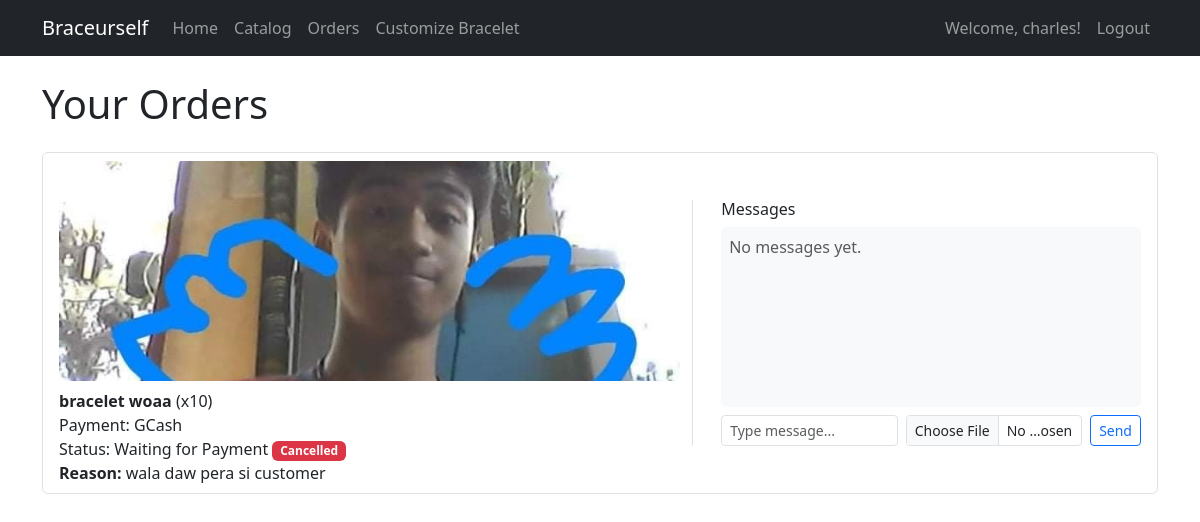
Page /orders/ (signed in) on the earlier database version.
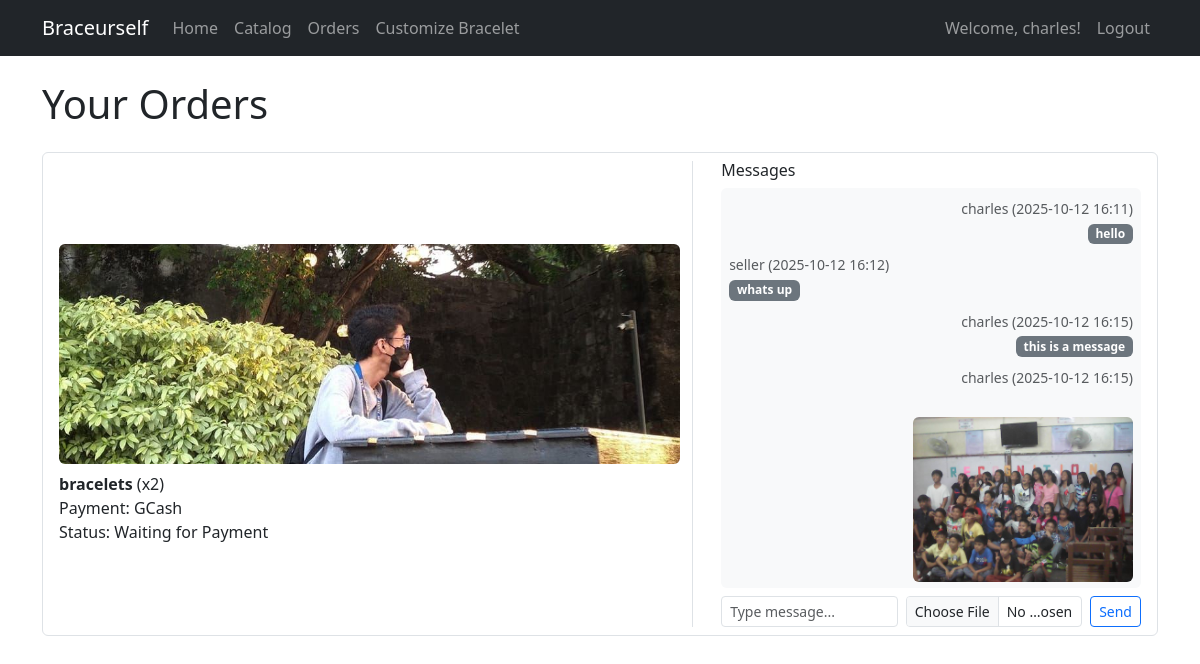
Same page on the later database version.
### shop/models.py (models this page shows, shortened)
class Order(models.Model):
    STATUS_CHOICES = [
        ('waiting', 'Waiting for Payment'),
        ('pending', 'Pending Creation'),
        ('created', 'Finished Creating the Bracelet'),
        ('delivering', 'Bracelet is Being Delivered'),
        ('delivered', 'Bracelet Delivered'),
    ]
    PAYMENT_CHOICES = [
        ('gcash', 'GCash'),
        ('maya', 'Maya'),
    ]
    customer = models.ForeignKey(User, on_delete=models.CASCADE)
    product = models.ForeignKey(Product, on_delete=models.CASCADE)
    quantity = models.PositiveIntegerField()
    payment_type = models.CharField(max_length=20, choices=PAYMENT_CHOICES)
    status = models.CharField(max_length=20, choices=STATUS_CHOICES, default='waiting')
    created_at = models.DateTimeField(auto_now_add=True)
    done = models.BooleanField(default=False)
    cancelled = models.BooleanField(default=False)
    cancel_reason = models.TextField(blank=True, null=True)

class Product(models.Model):
    name = models.CharField(max_length=100)
    price = models.DecimalField(max_digits=8, decimal_places=2)
    image = models.ImageField(upload_to='product_images/')
    created_by = models.ForeignKey(SellerProfile, on_delete=models.CASCADE)
    stock = models.PositiveIntegerField(default=0)

class OrderMessage(models.Model):
    order = models.ForeignKey('Order', on_delete=models.CASCADE, related_name='messages')
    sender = models.ForeignKey(User, on_delete=models.CASCADE)
    text = models.TextField(blank=True)
    image = models.ImageField(upload_to='order_messages/', blank=True, null=True)
    timestamp = models.DateTimeField(auto_now_add=True)

### shop/views.py (the view, shortened to what this page needs)
# urls.py: path('orders/', views.order_list, name='order_list'),
def order_list(request):
    if not request.user.is_authenticated or hasattr(request.user, 'sellerprofile'):
        return redirect('login')
    orders = Order.objects.filter(customer=request.user).order_by('-created_at')
    msg_forms = {order.id: OrderMessageForm() for order in orders}
    return render(request, 'shop/order_list.html', {'orders': orders, 'msg_forms': msg_forms})

### shop/templatetags/dict_get.py (called while the page is built)
@register.filter
def dict_get(d, key):
    return d.get(key)

### shop/templates/shop/order_list.html (shortened to what this page needs)
{% extends 'shop/base.html' %}
{% load dict_get %}
{% block content %}
<h1 class="mb-4">Your Orders</h1>
{% if orders %}
    <div class="list-group">
    {% for order in orders %}
        <div class="list-group-item">
            <div class="row align-items-center">
                <div class="col-md-7">
                    <div class="mb-2">
                        {% if order.product.image %}
                            <img src="{{ order.product.image.url }}" alt="{{ order.product.name }}"
                                 style="width:100%;max-width:100%;height:220px;object-fit:cover;display:block;" class="rounded mb-2">
                        {% else %}
                            <div class="rounded bg-light d-flex align-items-center justify-content-center mb-2"
                                 style="width:100%;height:220px;">
                                <span class="text-muted">No image</span>
                            </div>
                        {% endif %}
                    </div>
                    <div>
                        <strong>{{ order.product.name }}</strong> (x{{ order.quantity }})<br>
                        Payment: {{ order.get_payment_type_display }}<br>
                        Status: {{ order.get_status_display }}
                        {% if order.cancelled %}
                            <span class="badge bg-danger">Cancelled</span><br>
                            <strong>Reason:</strong> {{ order.cancel_reason }}
                        {% endif %}
                    </div>
                </div>
                <div class="col-md-5 border-start">
                    <div class="ps-3 d-flex flex-column h-100" style="height:100%;">
                        <h6 class="mb-2">Messages</h6>
                        <div class="flex-grow-1" style="min-height:180px;max-height:400px;overflow-y:auto;background:#f8f9fa;padding:8px;border-radius:6px;">
                            {% for msg in order.messages.all %}
                                <div class="mb-2 {% if msg.sender == user %}text-end{% endif %}">
                                    <small class="text-muted">{{ msg.sender.username }} ({{ msg.timestamp|date:"Y-m-d H:i" }})</small><br>
                                    {% if msg.text %}
                                        <span class="badge bg-secondary">{{ msg.text }}</span>
                                    {% endif %}
                                    {% if msg.image %}
                                        <br><img src="{{ msg.image.url }}" style="max-width:220px;max-height:220px;" class="rounded mt-1">
                                    {% endif %}
                                </div>
                            {% empty %}
                                <span class="text-muted">No messages yet.</span>
                            {% endfor %}
                        </div>
                        {% with msg_form=msg_forms|dict_get:order.id %}
                        <form method="post" enctype="multipart/form-data" class="mt-2 d-flex align-items-center gap-2">
                            <input type="text" name="text" class="form-control form-control-sm" placeholder="Type message...">
                            <input type="file" name="image" class="form-control form-control-sm">
                            <button type="submit" class="btn btn-sm btn-outline-primary">Send</button>
                        </form>
                        {% endwith %}
                    </div>
                </div>
            </div>
        </div>
    {% endfor %}
    </div>
{% else %}
    <p>No orders yet.</p>
{% endif %}
{% endblock %}

### shop/templates/shop/base.html (shortened to what this page needs)
<!DOCTYPE html>
<html lang="en">
<head>
    <link href="https://cdn.jsdelivr.net/npm/bootstrap@5.3.3/dist/css/bootstrap.min.css" rel="stylesheet">
</head>
<body>
    <nav class="navbar navbar-expand-lg navbar-dark bg-dark mb-4">
        <div class="container">
            <a class="navbar-brand" href="{% url 'home' %}">Braceurself</a>
            <div class="collapse navbar-collapse">
                <ul class="navbar-nav me-auto mb-2 mb-lg-0">
                    <li class="nav-item"><a class="nav-link" href="{% url 'home' %}">Home</a></li>
                    <li class="nav-item"><a class="nav-link" href="{% url 'catalog' %}">Catalog</a></li>
                    {% if user.is_authenticated and not user.sellerprofile %}
                        <li class="nav-item"><a class="nav-link" href="{% url 'order_list' %}">Orders</a></li>
                        <li class="nav-item"><a class="nav-link" href="{% url 'customize_bracelet' %}">Customize Bracelet</a></li>
                    {% endif %}
                </ul>
                <ul class="navbar-nav ms-auto mb-2 mb-lg-0">
                    {% if user.is_authenticated %}
                        {% if user.sellerprofile %}
                            <li class="nav-item">
                                <a class="nav-link text-warning" href="#"
                                   tabindex="-1">Seller: {{ user.username }}</a>
                            </li>
                        {% else %}
                            <li class="nav-item">
                                <a class="nav-link" href="#" tabindex="-1">Welcome, {{ user.username }}!</a>
                            </li>
                        {% endif %}
                        <li class="nav-item"><a class="nav-link" href="{% url 'logout' %}">Logout</a></li>
                    {% else %}
                        <li class="nav-item"><a class="nav-link" href="{% url 'login' %}">Login</a></li>
                        <li class="nav-item"><a class="nav-link" href="{% url 'register' %}">Register</a></li>
                    {% endif %}
                </ul>
            </div>
        </div>
    </nav>
    <div class="container">
        {% block content %}{% endblock %}
    </div>
</body>
</html>

Differences in the rows shown:
changed Order "GCash": product.image: a different picture; product.name "bracelet woaa" → "bracelets"; quantity "10" → "2"; cancelled True → False (drawn); cancel_reason "wala daw pera si customer" → (not shown)
added OrderMessage: sender.username "charles", timestamp "2025-10-12 16:11", text "hello"
added OrderMessage: sender.username "seller", timestamp "2025-10-12 16:12", text "whats up"
added OrderMessage: sender.username "charles", timestamp "2025-10-12 16:15", text "this is a message"
added OrderMessage: sender.username "charles", timestamp "2025-10-12 16:15", image (picture)
